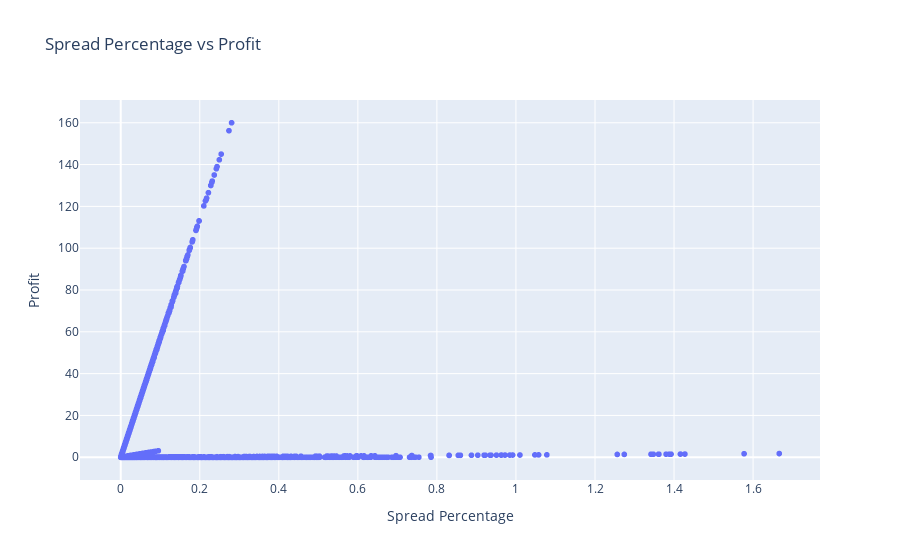

Notebook code cell kept with this figure:
### Markdown cell above
##### Spread Percentage Analysis
- Explore the spread percentage to understand how much profit is generated relative to the spread. Helps to access the efficieny of the arbitrage strategy.

### Code cell
spread_percentage_plot = px.scatter(
    control_df, 
    x='spread_percentage',
    y='profit',
    title='Spread Percentage vs Profit',
    labels={'spread_percentage':'Spread Percentage', 'profit':'Profit'})

spread_percentage_plot.show()

### Figure 1 — Plotly figure (JSON) as saved in the notebook; plotly's stock layout.template omitted (floating-point values rounded to 4 significant figures; data arrays with more than 128 entries replaced by an {"elided": "..."} marker saying what was removed)
{"data": [{"hovertemplate": "Spread Percentage=%{x}<br>Profit=%{y}<extra></extra>", "legendgroup": "", "marker": {"color": "#636efa", "symbol": "circle"}, "mode": "markers", "name": "", "showlegend": false, "type": "scattergl", "x": {"elided": "3987 float values"}, "xaxis": "x", "y": {"elided": "3987 float values"}, "yaxis": "y"}], "layout": {"legend": {"tracegroupgap": 0}, "title": {"text": "Spread Percentage vs Profit"}, "xaxis": {"anchor": "y", "domain": [0, 1], "title": {"text": "Spread Percentage"}}, "yaxis": {"anchor": "x", "domain": [0, 1], "title": {"text": "Profit"}}}}
